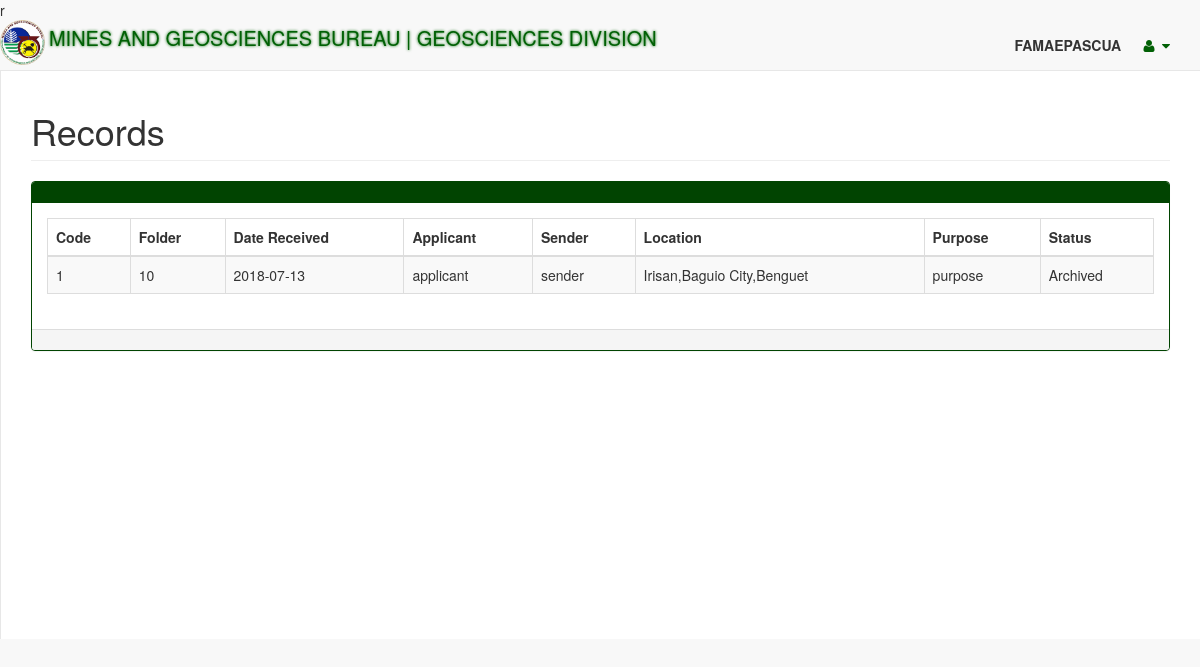
Before: /user/userhome.php (signed in) with the older database file.
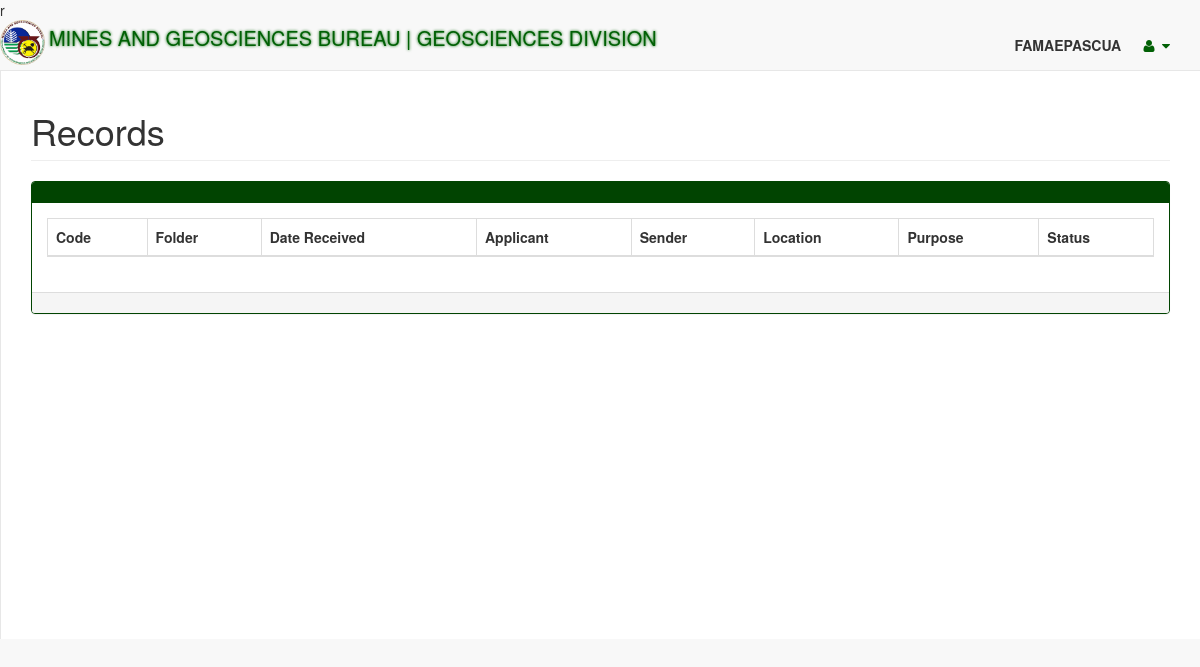
After: the same page with the newer database file.
### tables this page shows
CREATE TABLE IF NOT EXISTS `receive` (
  `receiveID` int(10) NOT NULL AUTO_INCREMENT,
  `code` varchar(20) NOT NULL,
  `dateReceived` date NOT NULL,
  `applicant` varchar(120) DEFAULT NULL,
  `sender` varchar(120) DEFAULT NULL,
  `purpose` text,
  `actionslipID` int(10) DEFAULT NULL,
  PRIMARY KEY (`receiveID`)
);

CREATE TABLE IF NOT EXISTS `records` (
  `recordID` int(10) NOT NULL AUTO_INCREMENT,
  `status` enum('inspection','unclaim','release') NOT NULL,
  `scanFile` varchar(45) DEFAULT NULL,
  `receiveID` int(10) NOT NULL,
  `receiver` varchar(250) DEFAULT NULL,
  `unclaimID` int(10) DEFAULT NULL,
  `archive` int(11) NOT NULL DEFAULT '0',
  `releaseDate` date DEFAULT NULL,
  PRIMARY KEY (`recordID`)
);

### user/userhome.php (the view, shortened to what this page needs)
<!DOCTYPE html>
<html lang="en">
<head>
    <link href="vendor/bootstrap/css/bootstrap.min.css" rel="stylesheet">
    <link href="vendor/metisMenu/metisMenu.min.css" rel="stylesheet">
    <link href="vendor/datatables-plugins/dataTables.bootstrap.css" rel="stylesheet">
    <link href="vendor/datatables-responsive/dataTables.responsive.css" rel="stylesheet">
    <link href="dist/css/sb-admin-2.css" rel="stylesheet">
    <link href="vendor/font-awesome/css/font-awesome.min.css" rel="stylesheet" type="text/css">
</head>
<body>
    <div id="wrapper">
        <nav class="navbar navbar-default navbar-static-top" role="navigation" style="margin-bottom: 0">
            <div class="navbar-header">
                <img src="../images/mgbcarlogo.png" width="45px" height="45px">
                <a href="homepage.php" style="text-shadow: 0 0 3px #026603; font-size: 20px">MINES AND GEOSCIENCES BUREAU | GEOSCIENCES DIVISION</a>
            </div>
            <ul class="nav navbar-top-links navbar-right">
                <li><p><b>
                    <?php
                    echo strtoupper($_SESSION['currentUser']);
                    ?>
                </b></p>
            </li>
            <li class="dropdown">
                <a class="dropdown-toggle" data-toggle="dropdown" href="#">
                    <i class="fa fa-user fa-fw"></i> <i class="fa fa-caret-down"></i>
                </a>
            </li>
        </ul>
    </nav>
    <div id="page-wrapper">
        <div class="row">
            <div class="col-lg-12">
                <h1 class="page-header">Records</h1>
            </div>
        </div>
        <div class="row">
            <div class="col-lg-12">
                <div class="panel panel-green">
                    <div class="panel-heading">
                    </div>
                    <div class="panel-body">
                        <table width="100%" class="table table-striped table-bordered table-hover" id="dataTables-example">
                            <thead>
                                <tr>
                                    <th>Code</th>
                                    <th>Folder</th>
                                    <th>Date Received</th>
                                    <th>Applicant</th>
                                    <th>Sender</th>
                                    <th>Location</th>
                                    <th>Purpose</th>
                                    <th>Status</th>
                                </tr>
                            </thead>
                            <tbody>
                                <?php
                                require '../admin/config.php';
                                $sql = "SELECT archive,GROUP_CONCAT(CONCAT(barangay.name,',',municipality,',',province)SEPARATOR '<br>') as locations,receive.*,records.*,folderNumber,unclaim.*,actionslip.* FROM receive INNER JOIN receivelocations on receive.receiveID = receivelocations.receiveID INNER JOIN location on receivelocations.locationID = location.locationID INNER JOIN barangay ON barangay.barangayID = location.barangayID inner JOIN records on records.receiveID = receive.receiveID
                                inner join actionslip on actionslip.actionslipID = receive.actionslipID
                                left join unclaim on unclaim.unclaimID = records.unclaimID
                                GROUP BY records.recordID";
                                $res = $db->query($sql);
                                while ($row = $res->fetch_assoc()){
                                    echo "<tr style=cursor:pointer>";
                                    echo "<td>" . $row['code'] . "</td>";
                                    echo "<td>" . $row['folderNumber'] . "</td>";
                                    echo "<td>" . $row['dateReceived'] . "</td>";
                                    echo "<td>" . $row['applicant'] . "</td>";
                                    echo "<td>" . $row['sender'] . "</td>";
                                    echo "<td>" . $row['locations']. "</td>";
                                    echo "<td>" . $row['purpose']."</td>";
                                    if($row['archive'] == '1'){
                                        $status = 'Archived';
                                    }
                                    echo "<td>" . $status ."</td>";
                                    echo "</tr>";
                                }
                                ?>
                            </tbody>
                        </table>
                    </div>
                    <div class="panel-footer">
                    </div>
                </div>
            </div>
        </div>
    </div>
</div>
</body>
</html>

Changed rows visible on the page:
removed receive: code "1", folderNumber "10", dateReceived "2018-07-13", applicant "applicant", sender "sender", locations "Irisan,Baguio City,Benguet", purpose "purpose", records.archive "Archived"
